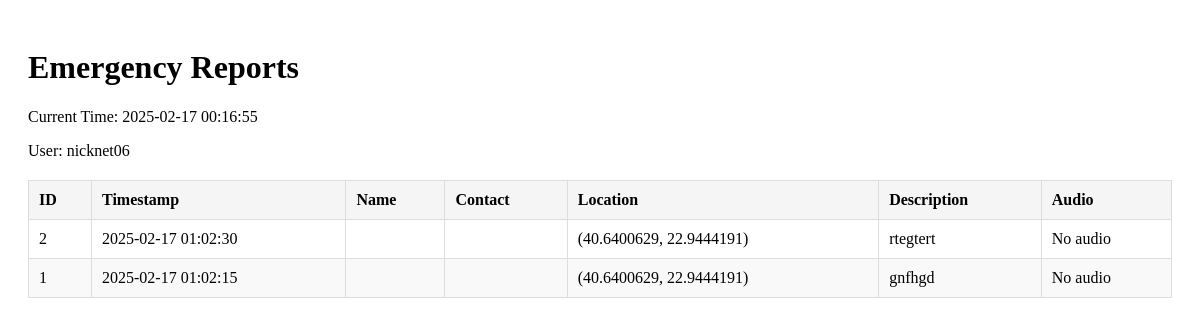
The app's page /admin/reports, older data.
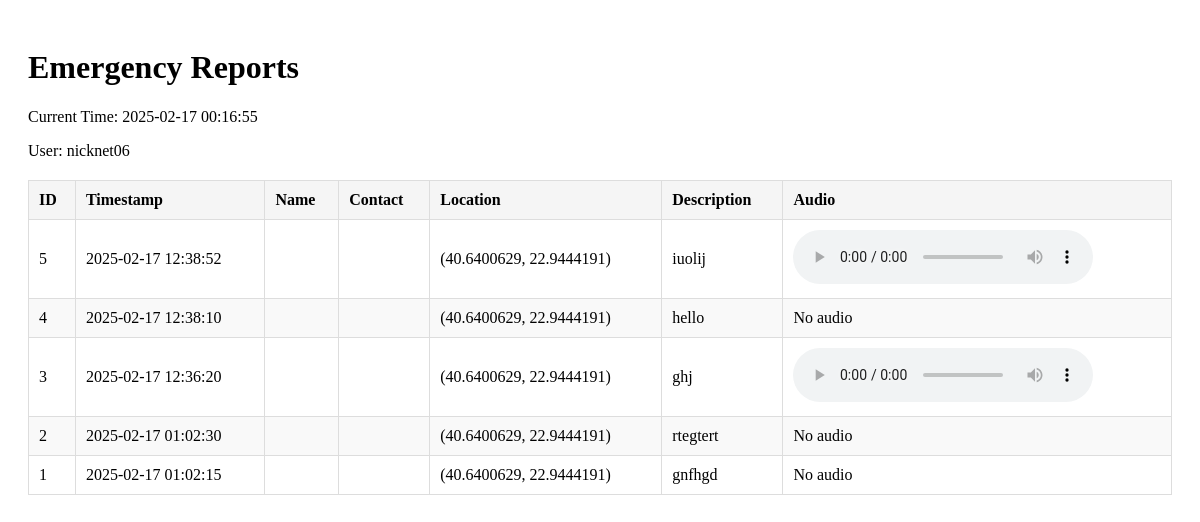
The same page, newer data.
### models.py (models this page shows, shortened)
class EmergencyReport(db.Model):
    __tablename__ = 'emergency_reports'  # This is where chat emergency reports are stored
    id = db.Column(db.Integer, primary_key=True)
    name = db.Column(db.String(100), nullable=False)
    contact = db.Column(db.String(100))
    latitude = db.Column(db.Float)
    longitude = db.Column(db.Float)
    description = db.Column(db.Text)
    audio_filename = db.Column(db.String(255))
    created_at = db.Column(db.DateTime, nullable=False, default=datetime.utcnow)

### app.py (the view)
@app.route('/admin/reports')
def admin_reports():
    try:
        reports = EmergencyReport.query.order_by(EmergencyReport.created_at.desc()).all()
        return render_template('admin_reports.html',
                               reports=reports,
                               current_time="2025-02-17 00:16:55",
                               current_user="nicknet06")
    except Exception as e:
        flash(f'Error accessing database: {str(e)}', 'error')
        return redirect(url_for('home'))

### templates/admin_reports.html (shortened to what this page needs)
<!DOCTYPE html>
<html lang="en">
<head>
    <link rel="stylesheet" href="/css/styles.css">
</head>
<body>
    <div class="container">
        <h1>Emergency Reports</h1>
        <p>Current Time: {{ current_time }}</p>
        <p>User: {{ current_user }}</p>
        <table class="reports-table">
            <thead>
                <tr>
                    <th>ID</th>
                    <th>Timestamp</th>
                    <th>Name</th>
                    <th>Contact</th>
                    <th>Location</th>
                    <th>Description</th>
                    <th>Audio</th>
                </tr>
            </thead>
            <tbody>
                {% for report in reports %}
                <tr>
                    <td>{{ report.id }}</td>
                    <td>{{ report.created_at.strftime('%Y-%m-%d %H:%M:%S') }}</td>
                    <td>{{ report.name }}</td>
                    <td>{{ report.contact }}</td>
                    <td>
                        {% if report.latitude and report.longitude %}
                        ({{ report.latitude }}, {{ report.longitude }})
                        {% else %}
                        Location pending
                        {% endif %}
                    </td>
                    <td>{{ report.description }}</td>
                    <td>
                        {% if report.audio_filename %}
                        <audio controls>
                            <source src="/uploads/{{ report.audio_filename }}" type="audio/wav">
                        </audio>
                        {% else %}
                        No audio
                        {% endif %}
                    </td>
                </tr>
                {% endfor %}
            </tbody>
        </table>
    </div>
</body>
</html>

### static/css/styles.css (style rules this page uses)
.container { max-width: 1200px; margin: 0 auto; padding: 20px; }
.reports-table { width: 100%; border-collapse: collapse; margin-top: 20px; }
.reports-table th, .reports-table td { padding: 10px; border: 1px solid #ddd; text-align: left; }
.reports-table th { background-color: #f5f5f5; font-weight: bold; }
.reports-table tr:nth-child(even) { background-color: #f9f9f9; }

Row changes from the older to the newer data that the page shows:
added EmergencyReport: id "5", created_at "2025-02-17 12:38:52", latitude "40.6400629", longitude "22.9444191", description "iuolij"
added EmergencyReport: id "4", created_at "2025-02-17 12:38:10", latitude "40.6400629", longitude "22.9444191", description "hello", audio_filename "No audio"
added EmergencyReport: id "3", created_at "2025-02-17 12:36:20", latitude "40.6400629", longitude "22.9444191", description "ghj"
